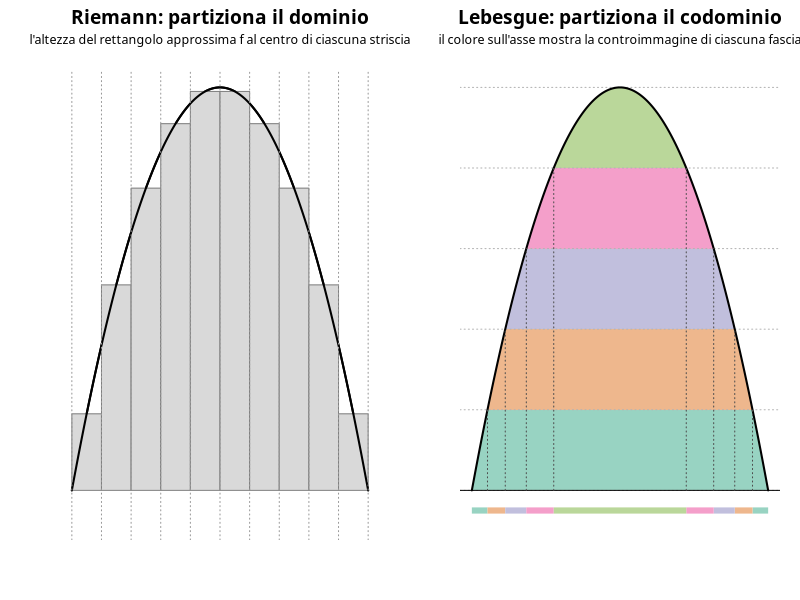

Write the R code that produced this figure.
# Genera img/misura_riemann_lebesgue.png: l'idea che distingue i due
# integrali (teoria_misura.md, §9) — Riemann partiziona il dominio in
# strisce verticali, Lebesgue partiziona il codominio in livelli
# orizzontali e misura la controimmagine di ciascun livello.

f <- function(x) 4 * x * (1 - x)
x <- seq(0, 1, length.out = 400)
y <- f(x)

# Spectral è il font usato dalla pagina GitHub (geoteo.net/static/style.css);
# richiede il device Cairo per essere referenziato per nome famiglia.
png("img/misura_riemann_lebesgue.png", width = 1800, height = 850, res = 150, type = "cairo")
par(mfrow = c(1, 2), mar = c(3, 3, 3.5, 1), family = "Spectral")

# --- Pannello sinistro: Riemann, partizione del dominio ---
plot(x, y, type = "l", lwd = 2,
     xlab = "", ylab = "", xaxt = "n", yaxt = "n", bty = "n", ylim = c(-0.08, 1))
mtext("Riemann: partiziona il dominio", side = 3, line = 2.1, cex = 1.15, font = 2)
mtext("l'altezza del rettangolo approssima f al centro di ciascuna striscia", side = 3, line = 1.1, cex = 0.75)
strisce <- seq(0, 1, by = 0.1)
for (i in seq_len(length(strisce) - 1)) {
    a <- strisce[i]
    b <- strisce[i + 1]
    altezza <- f((a + b) / 2)
    rect(a, 0, b, altezza, col = "grey85", border = "grey50")
}
lines(x, y, lwd = 2)
abline(v = strisce, lty = 3, col = "grey60")

# --- Pannello destro: Lebesgue, partizione del codominio ---
# Il codominio [0,1] è diviso in fasce; per ciascuna fascia si colora solo
# la parte di area sottesa dalla curva (non l'intera fascia orizzontale),
# e sull'asse x un "rug" con lo stesso colore mostra la controimmagine.
# f(x) = 4x(1-x) è invertibile a tratti: x_meno(c)/x_piu(c) sono i due
# rami (crescente/decrescente) per cui f(x) = c.
x_meno <- function(c) (1 - sqrt(1 - c)) / 2
x_piu <- function(c) (1 + sqrt(1 - c)) / 2

# tinta pastello (mescolata con il bianco) per il riempimento, in modo che
# le righe tratteggiate risaltino; il rug resta a colore pieno per leggerlo
# come "legenda".
schiarisci <- function(col, quantita = 0.55) {
    rgb_col <- col2rgb(col) / 255
    rgb_nuovo <- rgb_col + (1 - rgb_col) * quantita
    rgb(rgb_nuovo[1, ], rgb_nuovo[2, ], rgb_nuovo[3, ])
}

fasce <- seq(0, 1, length.out = 6)
colori <- c("#1b9e77", "#d95f02", "#7570b3", "#e7298a", "#66a61e")
colori_chiari <- schiarisci(colori)

plot(NA, xlim = c(0, 1), ylim = c(-0.08, 1),
     xlab = "", ylab = "", xaxt = "n", yaxt = "n", bty = "n")
mtext("Lebesgue: partiziona il codominio", side = 3, line = 2.1, cex = 1.15, font = 2)
mtext("il colore sull'asse mostra la controimmagine di ciascuna fascia", side = 3, line = 1.1, cex = 0.75)

for (i in seq_len(length(fasce) - 1)) {
    lo <- fasce[i]
    hi <- fasce[i + 1]
    xs <- seq(x_meno(lo), x_piu(lo), length.out = 200)
    alto <- pmin(f(xs), hi)
    polygon(c(xs, rev(xs)), c(alto, rep(lo, length(xs))), col = colori_chiari[i], border = NA)
}
abline(h = fasce, lty = 3, col = "grey70")
lines(x, y, lwd = 2)
abline(h = 0, col = "black")

for (i in seq_len(length(fasce) - 1)) {
    lo <- fasce[i]
    hi <- fasce[i + 1]
    segments(c(x_meno(lo), x_piu(hi)), -0.05, c(x_meno(hi), x_piu(lo)), -0.05, col = colori_chiari[i], lwd = 6, lend = 1)
}

# righe tratteggiate verticali: collegano ogni confine tra fasce sul rug
# alla rispettiva altezza sulla curva
for (livello in fasce[c(-1, -length(fasce))]) {
    segments(x_meno(livello), 0, x_meno(livello), livello, lty = 3, col = "grey30")
    segments(x_piu(livello), 0, x_piu(livello), livello, lty = 3, col = "grey30")
}

dev.off()
